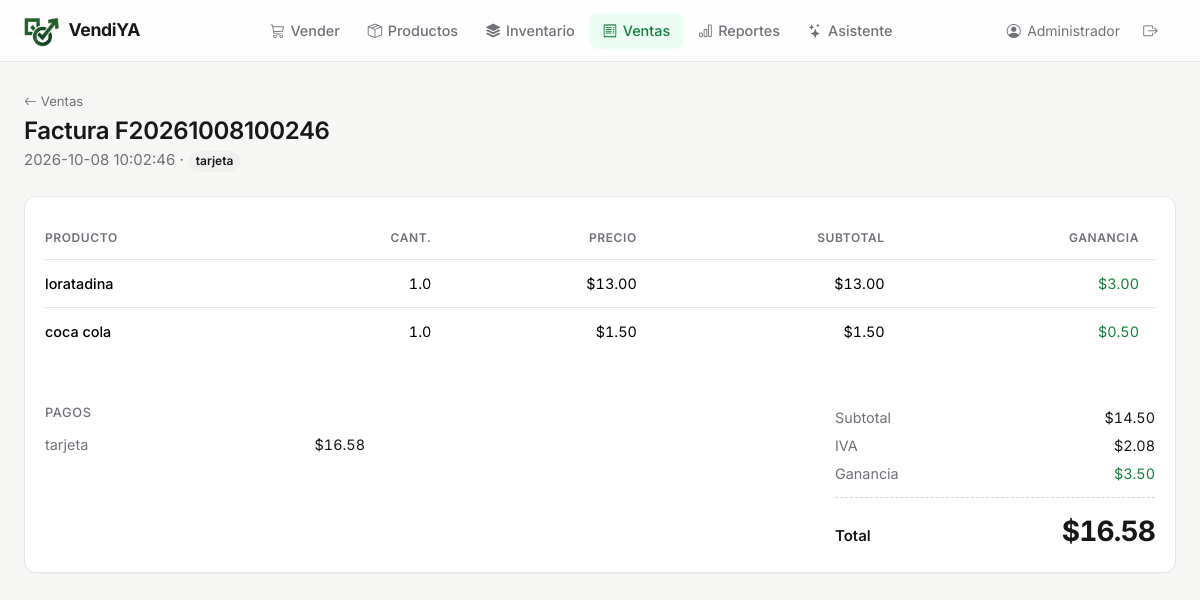
The page /ventas/2 (signed in) on the database its author committed.
### tables this page shows
CREATE TABLE ventas (
    id INTEGER PRIMARY KEY AUTOINCREMENT,
    numero_factura TEXT NOT NULL,
    fecha TEXT NOT NULL,
    usuario_id INTEGER,
    subtotal REAL NOT NULL,
    iva REAL NOT NULL,
    total REAL NOT NULL,
    forma_pago TEXT NOT NULL,
    monto_recibido REAL,
    cambio REAL, ganancia REAL DEFAULT 0,
    FOREIGN KEY (usuario_id) REFERENCES usuarios(id)
);

CREATE TABLE venta_detalle (
    id INTEGER PRIMARY KEY AUTOINCREMENT,
    venta_id INTEGER NOT NULL,
    producto_id INTEGER NOT NULL,
    cantidad REAL NOT NULL,
    precio_unitario REAL NOT NULL,
    subtotal REAL NOT NULL, precio_compra REAL DEFAULT 0, ganancia REAL DEFAULT 0,
    FOREIGN KEY (venta_id) REFERENCES ventas(id),
    FOREIGN KEY (producto_id) REFERENCES productos(id)
);

CREATE TABLE venta_pagos (
    id INTEGER PRIMARY KEY AUTOINCREMENT,
    venta_id INTEGER NOT NULL,
    metodo TEXT NOT NULL,
    monto REAL NOT NULL,
    FOREIGN KEY (venta_id) REFERENCES ventas(id)
);

### app.py (the view)
@app.route('/ventas/<int:vid>')
@login_required
def ver_venta(vid):
    conn = get_db()
    venta = conn.execute("SELECT * FROM ventas WHERE id = ?", (vid,)).fetchone()
    db = conn
    if not venta:
        db = get_archive_db()
        venta = db.execute("SELECT * FROM ventas WHERE id = ?", (vid,)).fetchone()
    if not venta:
        conn.close()
        flash("Venta no encontrada", "danger")
        return redirect(url_for('ventas'))
    detalle = db.execute("""
        SELECT d.*, COALESCE(p.nombre, 'Producto #' || d.producto_id) as nombre
        FROM venta_detalle d
        LEFT JOIN productos p ON d.producto_id = p.id
        WHERE d.venta_id = ?
    """, (vid,)).fetchall()
    pagos = db.execute("SELECT * FROM venta_pagos WHERE venta_id = ?", (vid,)).fetchall()
    conn.close()
    if db is not conn:
        db.close()
    return render_template('detalle_venta.html',
                           venta=dict(venta),
                           detalle=[dict(d) for d in detalle],
                           pagos=[dict(p) for p in pagos])

### app.py (called while the page is built)
def login_required(f):
    @wraps(f)
    def wrapper(*args, **kwargs):
        if 'usuario_id' not in session:
            return redirect(url_for('login'))
        return f(*args, **kwargs)
    return wrapper

### database.py (called while the page is built)
def get_db():
    conn = sqlite3.connect(DB_PATH)
    conn.row_factory = sqlite3.Row
    conn.execute("PRAGMA foreign_keys = ON")
    return conn

### templates/detalle_venta.html (shortened to what this page needs)
{% extends "base.html" %}
{% block content %}
<div class="page-header">
  <div>
    <a href="{{ url_for('ventas') }}" class="text-muted small text-decoration-none"><i class="bi bi-arrow-left"></i> Ventas</a>
    <h1 class="mt-1">Factura {{ venta.numero_factura }}</h1>
    <p>{{ venta.fecha }} · <span class="badge pill-neutral">{{ venta.forma_pago }}</span></p>
  </div>
</div>
<div class="card">
  <div class="card-body">
    <div class="table-responsive">
      <table class="table">
        <thead>
          <tr>
            <th>Producto</th>
            <th class="text-end">Cant.</th>
            <th class="text-end">Precio</th>
            <th class="text-end">Subtotal</th>
            <th class="text-end">Ganancia</th>
          </tr>
        </thead>
        <tbody>
          {% for d in detalle %}
          <tr>
            <td class="fw-medium">{{ d.nombre }}</td>
            <td class="text-end num">{{ d.cantidad }}</td>
            <td class="text-end num">${{ '%.2f'|format(d.precio_unitario) }}</td>
            <td class="text-end num">${{ '%.2f'|format(d.subtotal) }}</td>
            <td class="text-end num text-success">${{ '%.2f'|format(d.ganancia or 0) }}</td>
          </tr>
          {% endfor %}
        </tbody>
      </table>
    </div>
    <div class="row mt-4 g-4">
      <div class="col-md-6">
        <div class="stat-label">Pagos</div>
        <div class="totales" style="max-width:320px">
          {% for p in pagos %}
            <div class="fila"><span>{{ p.metodo }}</span><span>${{ '%.2f'|format(p.monto) }}</span></div>
          {% endfor %}
        </div>
      </div>
      <div class="col-md-6">
        <div class="totales resumen">
          <div class="fila"><span>Subtotal</span><span>${{ '%.2f'|format(venta.subtotal) }}</span></div>
          <div class="fila"><span>IVA</span><span>${{ '%.2f'|format(venta.iva) }}</span></div>
          <div class="fila"><span>Ganancia</span><span class="text-success">${{ '%.2f'|format(venta.ganancia or 0) }}</span></div>
          <div class="total">
            <span class="etiqueta">Total</span>
            <span id="total">${{ '%.2f'|format(venta.total) }}</span>
          </div>
        </div>
      </div>
    </div>
  </div>
</div>
{% endblock %}

### static/css/estilo.css (style rules this page uses)
:root { --acento: #15803D; --acento-hover: #166534; --acento-suave: #ECFDF3; --acento-borde: #BBF7D0; --rojo: #DC2626; --rojo-suave: #FEF2F2; --ambar: #B45309; --ambar-suave: #FFFBEB; --fondo: #F7F7F5; --superficie: #FFFFFF; --texto: #18181B; --texto-muted: #71717A; --borde: #E7E7E4; --borde-fuerte: #D4D4D0; --radio: 12px; --radio-sm: 8px; --sombra: 0 1px 2px rgba(24, 24, 27, .04); --sombra-flot: 0 12px 32px rgba(24, 24, 27, .10); --bs-body-font-family: "Inter", system-ui, -apple-system, "Segoe UI", Roboto, sans-serif; --bs-body-color: var(--texto); --bs-body-bg: var(--fondo); --bs-border-color: var(--borde); --bs-secondary-color: var(--texto-muted); --bs-link-color: var(--acento); --bs-link-hover-color: var(--acento-hover); --bs-border-radius: var(--radio-sm); --bs-border-radius-lg: var(--radio); }
body { background: var(--fondo); color: var(--texto); font-size: .9375rem; -webkit-font-smoothing: antialiased; -webkit-text-size-adjust: 100%; }
h1, h2, h3, h4, h5, h6 { color: var(--texto); font-weight: 600; letter-spacing: -.015em; }
.text-muted { color: var(--texto-muted) !important; }
.text-success { color: var(--acento) !important; }
.num { font-variant-numeric: tabular-nums; }
.page-header { display: flex; align-items: flex-end; justify-content: space-between; gap: 1rem; flex-wrap: wrap; margin-bottom: 1.5rem; }
.page-header h1 { font-size: 1.5rem; margin: 0; }
.page-header p { margin: .25rem 0 0; color: var(--texto-muted); }
.card { background: var(--superficie); border: 1px solid var(--borde); border-radius: var(--radio); box-shadow: var(--sombra); }
.card-body { padding: 1.25rem; }
.stat-label { font-size: .8rem; font-weight: 500; color: var(--texto-muted); text-transform: uppercase; letter-spacing: .05em; margin-bottom: .5rem; }
.table { --bs-table-bg: transparent; --bs-table-hover-bg: #FAFAF8; --bs-table-border-color: var(--borde); margin-bottom: 0; font-size: .9rem; }
.table > thead th { font-size: .75rem; font-weight: 600; text-transform: uppercase; letter-spacing: .05em; color: var(--texto-muted); background: #FAFAF8; border-bottom: 1px solid var(--borde); padding: .75rem 1rem; white-space: nowrap; }
.table > tbody td { padding: .8rem 1rem; vertical-align: middle; border-color: var(--borde); }
.table > tbody tr:last-child td { border-bottom: 0; }
.card-body .table > thead th { background: transparent; }
.card-body > .table-responsive > .table > thead th:first-child, .card-body > .table-responsive > .table > tbody td:first-child { padding-left: 0; }
.table-responsive { overflow-x: auto; -webkit-overflow-scrolling: touch; }
.badge { font-weight: 600; font-size: .75rem; padding: .35em .65em; border-radius: 999px; }
.pill-neutral { background: #F1F1EF !important; color: var(--texto) !important; }
.totales .fila { display: flex; justify-content: space-between; align-items: baseline; padding: .2rem 0; font-size: .9rem; color: var(--texto-muted); font-variant-numeric: tabular-nums; }
.totales .fila span:last-child { color: var(--texto); }
.totales .total { display: flex; justify-content: space-between; align-items: baseline; margin-top: .6rem; padding-top: .75rem; border-top: 1px dashed var(--borde-fuerte); font-variant-numeric: tabular-nums; }
.totales .total .etiqueta { font-weight: 600; }
.totales .total #total { font-size: 1.75rem; font-weight: 700; letter-spacing: -.03em; }
.resumen { max-width: 320px; margin-left: auto; }

### rows shown on the page
ventas: numero_factura "F20261008100246", fecha "2026-10-08 10:02:46", forma_pago "tarjeta", subtotal "14.50", iva "2.08", ganancia "3.50", total "16.58"
venta_detalle: nombre "loratadina", cantidad "1.0", precio_unitario "13.00", subtotal "13.00", ganancia "3.00"
venta_detalle: nombre "coca cola", cantidad "1.0", precio_unitario "1.50", subtotal "1.50", ganancia "0.50"
venta_pagos: metodo "tarjeta", monto "16.58"

### other values the page prints
{{ session.usuario_nombre }} "Administrador"
